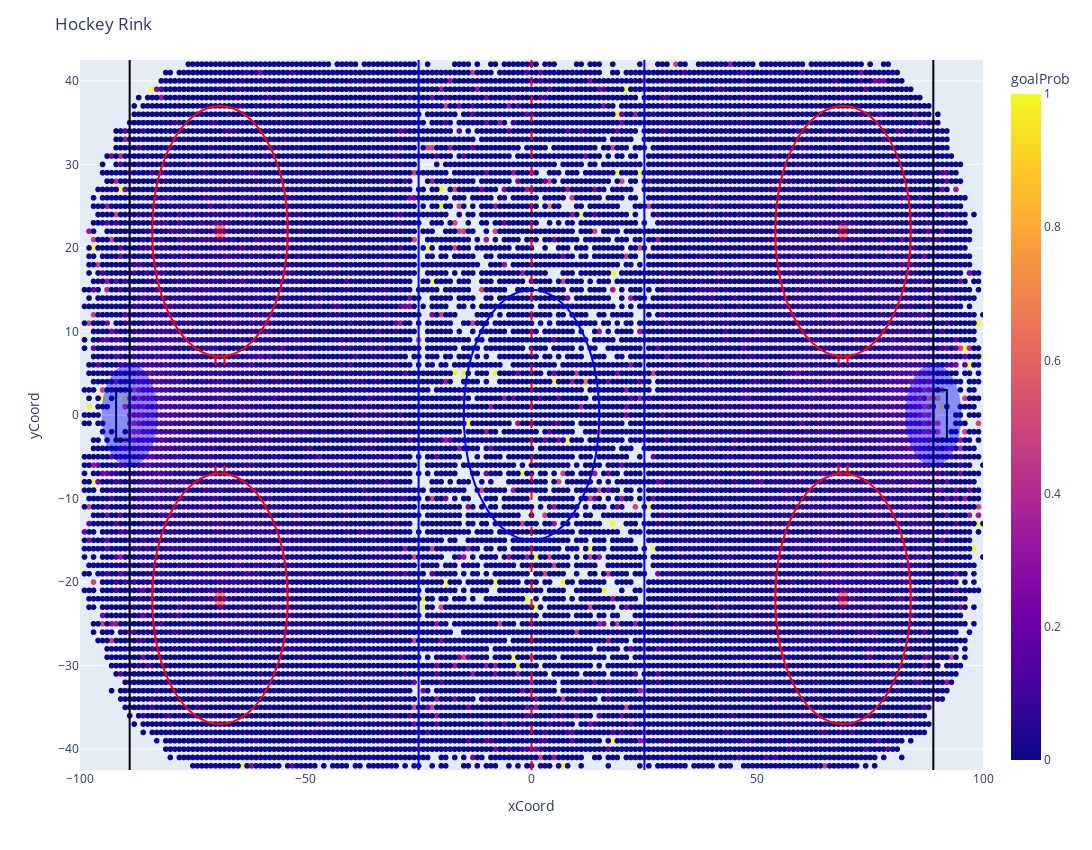

The cell this chart's notebook holds for it:
### Code cell
# Lets think about this in a more complex way, when a shot is taken there are X outcomes:
# 1. Goal (505)
# 2. Shot-on-Goal (506)
# 3. Missed Shot (507)
# 4. Blocked Shot (508)
# 5. Failed Shot Attempt (537)
# Lets consider the total shot attempts as the sum of all the above outcomes, total shots = GOAL + SHOT_ON_GOAL + MISSED_SHOT + BLOCKED_SHOT + FAILED_SHOT_ATTEMPT

# Sum the types of shot attempts in the events_df
shot_attempts = shot_events.groupby(['xCoord', 'yCoord', 'type_desc_key'])['unique_id'].nunique().reset_index(name='num_attempts')
shot_attempts = shot_attempts.pivot_table(index=['xCoord', 'yCoord'], columns='type_desc_key', values='num_attempts').reset_index()
shot_attempts.fillna(0, inplace=True)
shot_attempts['total_attempts'] = shot_attempts['goal'] + shot_attempts['shot-on-goal'] + shot_attempts['missed-shot'] + shot_attempts['blocked-shot'] + shot_attempts['failed-shot-attempt']
shot_attempts['total_shots'] = shot_attempts['goal'] + shot_attempts['shot-on-goal']

# Lets calculate the probability of a shot attempt resulting in a goal, block, miss or failed attempt
shot_attempts['goalProb'] = shot_attempts['goal'] / shot_attempts['total_attempts']
shot_attempts['blockProb'] = shot_attempts['blocked-shot'] / shot_attempts['total_attempts']
shot_attempts['missProb'] = shot_attempts['missed-shot'] / shot_attempts['total_attempts']
shot_attempts['failedProb'] = shot_attempts['failed-shot-attempt'] / shot_attempts['total_attempts']
shot_attempts['shotProb'] = shot_attempts['shot-on-goal'] / shot_attempts['total_attempts']

shot_attempts['summedProb'] = shot_attempts['goalProb'] + shot_attempts['blockProb'] + shot_attempts['missProb'] + shot_attempts['failedProb'] + shot_attempts['shotProb']
# What percent of rows have a summedProb of 1?
print('{:.2f}% of rows have a summedProb of 1'.format(shot_attempts[shot_attempts['summedProb'] == 1].shape[0] / shot_attempts.shape[0] * 100))

# What are the top 5 locations with the highest goal probability?
shot_attempts.sort_values('goalProb', ascending=False, inplace=True)

rink = Rink(shot_attempts, 'goalProb')
rink.plot()

print(shot_attempts.head(10))

### Figure 1 — Plotly figure (JSON) as saved in the notebook; plotly's stock layout.template omitted (floating-point values rounded to 4 significant figures; data arrays with more than 128 entries replaced by an {"elided": "..."} marker saying what was removed)
{"data": [{"hovertemplate": "xCoord=%{x}<br>yCoord=%{y}<br>goalProb=%{marker.color}<extra></extra>", "legendgroup": "", "marker": {"color": {"elided": "15383 float values"}, "coloraxis": "coloraxis", "symbol": "circle"}, "mode": "markers", "name": "", "showlegend": false, "type": "scattergl", "x": {"elided": "15383 int values"}, "xaxis": "x", "y": {"elided": "15383 int values"}, "yaxis": "y"}], "layout": {"coloraxis": {"colorbar": {"title": {"text": "goalProb"}}, "colorscale": [[0, "#0d0887"], [0.1111, "#46039f"], [0.2222, "#7201a8"], [0.3333, "#9c179e"], [0.4444, "#bd3786"], [0.5556, "#d8576b"], [0.6667, "#ed7953"], [0.7778, "#fb9f3a"], [0.8889, "#fdca26"], [1, "#f0f921"]]}, "height": 850, "legend": {"tracegroupgap": 0}, "margin": {"t": 60}, "shapes": [{"line": {"color": "blue", "width": 2}, "type": "line", "x0": 25, "x1": 25, "y0": -42.5, "y1": 42.5}, {"line": {"color": "blue", "width": 2}, "type": "line", "x0": -25, "x1": -25, "y0": -42.5, "y1": 42.5}, {"line": {"color": "red", "dash": "dash", "width": 2}, "type": "line", "x0": 0, "x1": 0, "y0": -42.5, "y1": 42.5}, {"line": {"color": "blue", "width": 2}, "type": "circle", "x0": -15, "x1": 15, "y0": -15, "y1": 15}, {"line": {"color": "black", "width": 2}, "type": "line", "x0": 89, "x1": 89, "y0": -42.5, "y1": 42.5}, {"line": {"color": "black", "width": 2}, "type": "line", "x0": -89, "x1": -89, "y0": -42.5, "y1": 42.5}, {"line": {"color": "black", "width": 2}, "type": "rect", "x0": -92, "x1": -89, "y0": 3, "y1": -3}, {"line": {"color": "black", "width": 2}, "type": "rect", "x0": 89, "x1": 92, "y0": 3, "y1": -3}, {"fillcolor": "blue", "line": {"color": "blue", "width": 2}, "opacity": 0.4, "type": "circle", "x0": 83, "x1": 95, "y0": -6, "y1": 6}, {"fillcolor": "blue", "line": {"color": "blue", "width": 2}, "opacity": 0.4, "type": "circle", "x0": -95, "x1": -83, "y0": -6, "y1": 6}, {"fillcolor": "red", "line": {"color": "red", "width": 2}, "opacity": 0.4, "type": "circle", "x0": 68, "x1": 70, "y0": 21, "y1": 23}, {"line": {"color": "red", "width": 2}, "type": "circle", "x0": 54, "x1": 84, "y0": 7, "y1": 37}, {"line": {"color": "red", "width": 2}, "type": "line", "x0": 70, "x1": 70, "y0": 7, "y1": 6}, {"line": {"color": "red", "width": 2}, "type": "line", "x0": 68, "x1": 68, "y0": 7, "y1": 6}, {"fillcolor": "red", "line": {"color": "red", "width": 2}, "opacity": 0.4, "type": "circle", "x0": -70, "x1": -68, "y0": 21, "y1": 23}, {"line": {"color": "red", "width": 2}, "type": "circle", "x0": -84, "x1": -54, "y0": 7, "y1": 37}, {"line": {"color": "red", "width": 2}, "type": "line", "x0": -68, "x1": -68, "y0": 7, "y1": 6}, {"line": {"color": "red", "width": 2}, "type": "line", "x0": -70, "x1": -70, "y0": 7, "y1": 6}, {"fillcolor": "red", "line": {"color": "red", "width": 2}, "opacity": 0.4, "type": "circle", "x0": 68, "x1": 70, "y0": -23, "y1": -21}, {"line": {"color": "red", "width": 2}, "type": "circle", "x0": 54, "x1": 84, "y0": -37, "y1": -7}, {"line": {"color": "red", "width": 2}, "type": "line", "x0": 70, "x1": 70, "y0": -7, "y1": -6}, {"line": {"color": "red", "width": 2}, "type": "line", "x0": 68, "x1": 68, "y0": -7, "y1": -6}, {"fillcolor": "red", "line": {"color": "red", "width": 2}, "opacity": 0.4, "type": "circle", "x0": -70, "x1": -68, "y0": -23, "y1": -21}, {"line": {"color": "red", "width": 2}, "type": "circle", "x0": -84, "x1": -54, "y0": -37, "y1": -7}, {"line": {"color": "red", "width": 2}, "type": "line", "x0": -68, "x1": -68, "y0": -7, "y1": -6}, {"line": {"color": "red", "width": 2}, "type": "line", "x0": -70, "x1": -70, "y0": -7, "y1": -6}], "title": {"text": "Hockey Rink"}, "width": 2000, "xaxis": {"anchor": "y", "domain": [0, 1], "range": [-100, 100], "title": {"text": "xCoord"}}, "yaxis": {"anchor": "x", "domain": [0, 1], "range": [-42.5, 42.5], "title": {"text": "yCoord"}}}}
